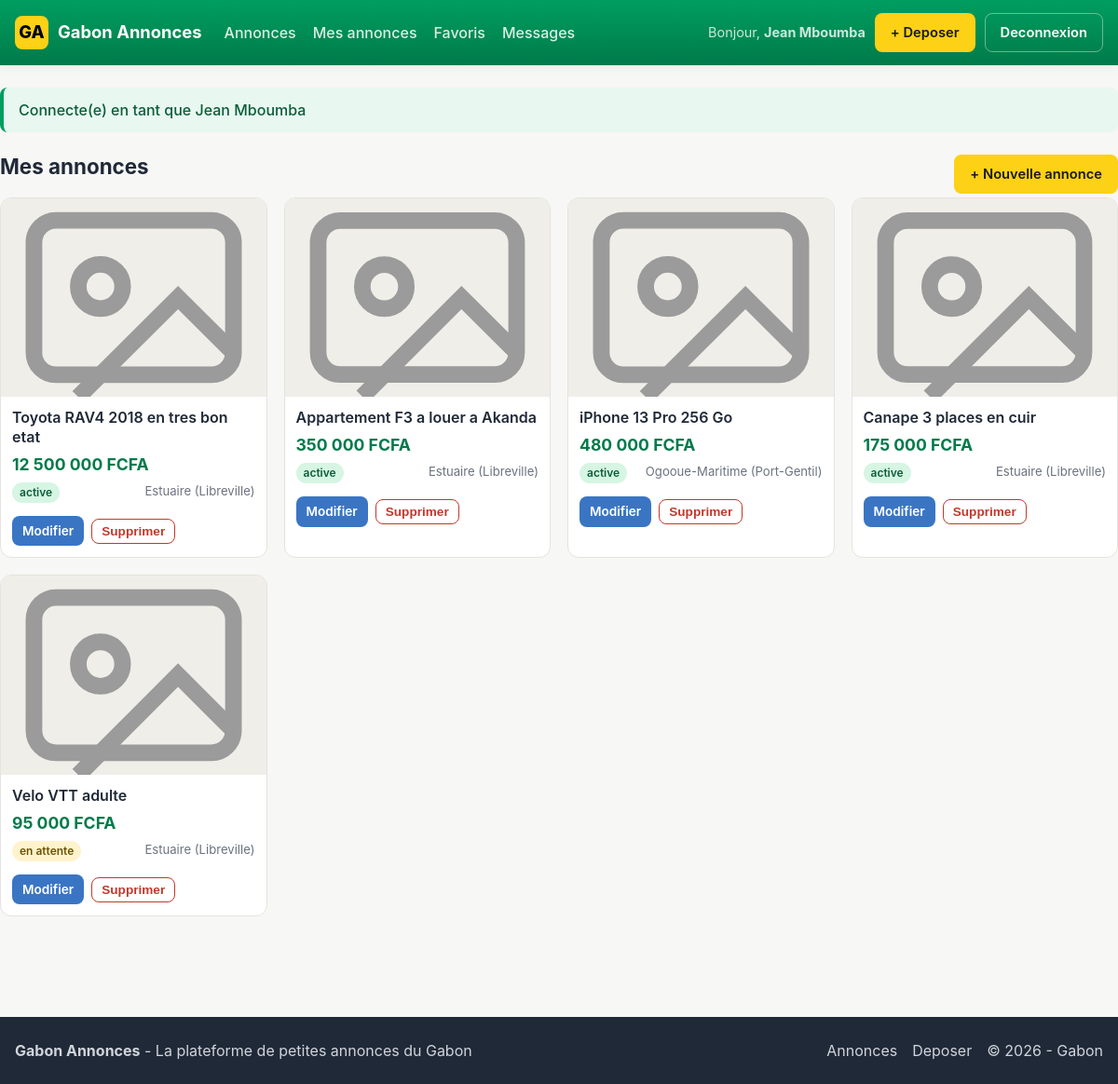
/public/annonces/mine (signed in), run on the app's committed database.
### tables this page shows
CREATE TABLE `annonces` (
  `id` INT AUTO_INCREMENT PRIMARY KEY,
  `titre` VARCHAR(200) NOT NULL,
  `description` TEXT NOT NULL,
  `prix` DECIMAL(12,0) NOT NULL DEFAULT 0,
  `categorie_id` INT NOT NULL,
  `auteur_id` INT NOT NULL,
  `localisation` VARCHAR(100) NOT NULL,
  `date_creation` DATETIME NOT NULL DEFAULT CURRENT_TIMESTAMP,
  `statut` ENUM('en_attente','active','rejetee','vendue') NOT NULL DEFAULT 'en_attente',
  CONSTRAINT `fk_annonce_categorie` FOREIGN KEY (`categorie_id`) REFERENCES `categories`(`id`) ON DELETE RESTRICT,
  CONSTRAINT `fk_annonce_auteur`    FOREIGN KEY (`auteur_id`)   REFERENCES `users`(`id`)      ON DELETE CASCADE,
  INDEX (`categorie_id`), INDEX (`auteur_id`), INDEX (`statut`), INDEX (`localisation`)
);

### app/core/Controller.php (called while the page is built, shortened)
<?php
class Controller {
    protected function view($path, $data = []) {
        extract($data);
        $file = __DIR__ . '/../views/' . $path . '.php';
        require_once __DIR__ . '/../views/layouts/helpers.php';
        require_once __DIR__ . '/../views/layouts/header.php';
        require_once $file;
        require_once __DIR__ . '/../views/layouts/footer.php';
    }
}

### app/controllers/AnnoncesController.php (called while the page is built, shortened)
<?php
class AnnoncesController extends Controller {
    public function mine() {
        $this->view('annonces/mine', ['titre_page'=>'Mes annonces','annonces'=>$this->myAnnonces()]);
    }
    private function myAnnonces() {
        $db = Database::getInstance()->getConnection();
        $stmt = $db->prepare(
            "SELECT a.*, c.nom AS categorie_nom, c.icone AS categorie_icone,
                    (SELECT url FROM annonce_photos p WHERE p.annonce_id = a.id ORDER BY p.id ASC LIMIT 1) AS photo_principale
             FROM annonces a JOIN categories c ON c.id = a.categorie_id
             WHERE a.auteur_id = ? ORDER BY a.date_creation DESC");
        $stmt->execute([$this->currentUser()['id']]);
        return $stmt->fetchAll();
    }
}

### app/core/App.php (called while the page is built, shortened)
<?php
class App {
    protected $action = 'index';
    public function __construct() {
        $url = $this->parseUrl();
        if (!empty($url[0])) {
            $controllerName = ucfirst(strtolower($url[0])) . 'Controller';
            $controllerFile = __DIR__ . '/../controllers/' . $controllerName . '.php';
            if (file_exists($controllerFile)) {
                unset($url[0]);
            } else { $this->show404(); return; }
        }
        $this->controller = new $this->controller;
        if (isset($url[1])) {
            if (method_exists($this->controller, $url[1])) {
                $this->action = $url[1];
                unset($url[1]);
            } else { $this->show404(); return; }
        }
        $this->params = $url ? array_values($url) : [];
        call_user_func_array([$this->controller, $this->action], $this->params);
    }
    private function parseUrl() {
        if (isset($_GET['url'])) {
            $url = rtrim($_GET['url'], '/');
            $url = filter_var($url, FILTER_SANITIZE_URL);
            return explode('/', $url);
        }
        return [];
    }
}

### public/index.php (called while the page is built, shortened)
<?php
require_once __DIR__ . '/../app/core/App.php';
require_once __DIR__ . '/../app/core/Controller.php';
new App();

### app/views/layouts/helpers.php (called while the page is built, shortened)
<?php
function e($value) {
    return htmlspecialchars((string)$value, ENT_QUOTES, 'UTF-8');
}
function format_prix($prix) {
    return number_format((float)$prix, 0, ',', ' ') . ' FCFA';
}

### app/views/annonces/mine.php (the view, shortened to what this page needs)
<div class="flex-between">
    <h1 class="section-title mt-0">Mes annonces</h1>
    <a href="<?= BASE_URL ?>/annonces/create" class="btn btn-primary">+ Nouvelle annonce</a>
</div>
<?php if (empty($annonces)): ?>
    <p class="text-muted">Vous n'avez encore publie aucune annonce.</p>
<?php else: ?>
    <div class="annonces-grid">
        <?php foreach ($annonces as $a): ?>
            <div class="annonce-card">
                <a href="<?= BASE_URL ?>/annonces/show/<?= (int)$a['id'] ?>">
                    <div class="annonce-thumb<?= $a['photo_principale'] ? ' has-photo' : '' ?>"
                         <?php if ($a['photo_principale']): ?>style="background-image:url('<?= e($a['photo_principale']) ?>')"<?php endif; ?>></div>
                </a>
                <div class="annonce-body">
                    <div class="annonce-titre"><?= e($a['titre']) ?></div>
                    <div class="annonce-prix"><?= format_prix($a['prix']) ?></div>
                    <div class="annonce-meta">
                        <span class="statut statut-<?= e($a['statut']) ?>"><?= e(str_replace('_', ' ', $a['statut'])) ?></span>
                        <span><?= e($a['localisation']) ?></span>
                    </div>
                    <div class="flex mt-1">
                        <a href="<?= BASE_URL ?>/annonces/edit/<?= (int)$a['id'] ?>" class="btn btn-sm btn-blue">Modifier</a>
                        <form action="<?= BASE_URL ?>/annonces/delete/<?= (int)$a['id'] ?>" method="post" class="inline-form" data-confirm="Supprimer cette annonce ?">
                            <button class="btn btn-sm btn-danger" type="submit">Supprimer</button>
                        </form>
                    </div>
                </div>
            </div>
        <?php endforeach; ?>
    </div>
<?php endif; ?>

### public/assets/css/style.css (style rules this page uses)
:root { --green: #009e60; --green-dark: #007a4a; --yellow: #fcd116; --blue: #3a75c4; --blue-dark: #285a9e; --bg: #f7f7f5; --surface: #ffffff; --border: #e3e3df; --text: #1f2937; --text-soft: #6b7280; --danger: #c0392b; --warning: #b7791f; --shadow: 0 1px 2px rgba(0,0,0,.05), 0 4px 12px rgba(0,0,0,.04); }
* { box-sizing: border-box; }
html, body { margin: 0; padding: 0; }
body { font-family: -apple-system, BlinkMacSystemFont, "Segoe UI", Roboto, Helvetica, Arial, sans-serif; background: var(--bg); color: var(--text); line-height: 1.5; }
a { color: var(--blue-dark); text-decoration: none; }
.btn { display: inline-block; padding: 9px 16px; border-radius: 8px; border: 1px solid transparent; cursor: pointer; font-weight: 600; font-size: .92rem; transition: filter .15s, background .15s; }
.btn-primary { background: var(--yellow); color: #1a1a1a; }
.btn-blue { background: var(--blue); color: #fff; }
.btn-danger { background: #fff; color: var(--danger); border-color: var(--danger); }
.btn-sm { padding: 5px 10px; font-size: .85rem; }
.section-title { font-size: 1.4rem; margin: 32px 0 16px; }
.annonces-grid { display: grid; grid-template-columns: repeat(auto-fill, minmax(240px, 1fr)); gap: 18px; }
.annonce-card { background: var(--surface); border: 1px solid var(--border); border-radius: 12px; overflow: hidden; transition: transform .15s, box-shadow .15s; display: flex; flex-direction: column; color: var(--text); }
.annonce-thumb { aspect-ratio: 4 / 3; background-size: cover; background-position: center; }
.annonce-body { padding: 12px; display: flex; flex-direction: column; gap: 6px; }
.annonce-titre { font-weight: 600; font-size: 1rem; color: var(--text); line-height: 1.3; display: -webkit-box; -webkit-line-clamp: 2; -webkit-box-orient: vertical; overflow: hidden; }
.annonce-prix { color: var(--green-dark); font-weight: 700; font-size: 1.1rem; }
.annonce-meta { color: var(--text-soft); font-size: .82rem; display: flex; justify-content: space-between; }
.statut { display: inline-block; padding: 2px 8px; border-radius: 999px; font-size: .75rem; font-weight: 600; }
.statut-en_attente { background: #fff3cd; color: #6b5400; }
.statut-active { background: #d6f5e3; color: #0a5d3a; }
.mt-0 { margin-top: 0; }
.mt-1 { margin-top: 8px; }
.flex { display: flex; gap: 8px; align-items: center; }
.flex-between { display: flex; justify-content: space-between; align-items: center; gap: 8px; flex-wrap: wrap; }
.inline-form { display: inline; }

### data on the page
annonces: titre "Toyota RAV4 2018 en tres bon etat", prix "12 500 000 FCFA", statut "active", localisation "Estuaire (Libreville)"
annonces: titre "Appartement F3 a louer a Akanda", prix "350 000 FCFA", statut "active", localisation "Estuaire (Libreville)"
annonces: titre "iPhone 13 Pro 256 Go", prix "480 000 FCFA", statut "active", localisation "Ogooue-Maritime (Port-Gentil)"
annonces: titre "Canape 3 places en cuir", prix "175 000 FCFA", statut "active", localisation "Estuaire (Libreville)"
annonces: titre "Velo VTT adulte", prix "95 000 FCFA", statut "en attente", localisation "Estuaire (Libreville)"

### other printed values
APP_NAME "Gabon Annonces"
$currentUser['nom'] "Jean Mboumba"
$_SESSION['flash_success'] "Connecte(e) en tant que Jean Mboumba"
APP_DESC "La plateforme de petites annonces du Gabon"
